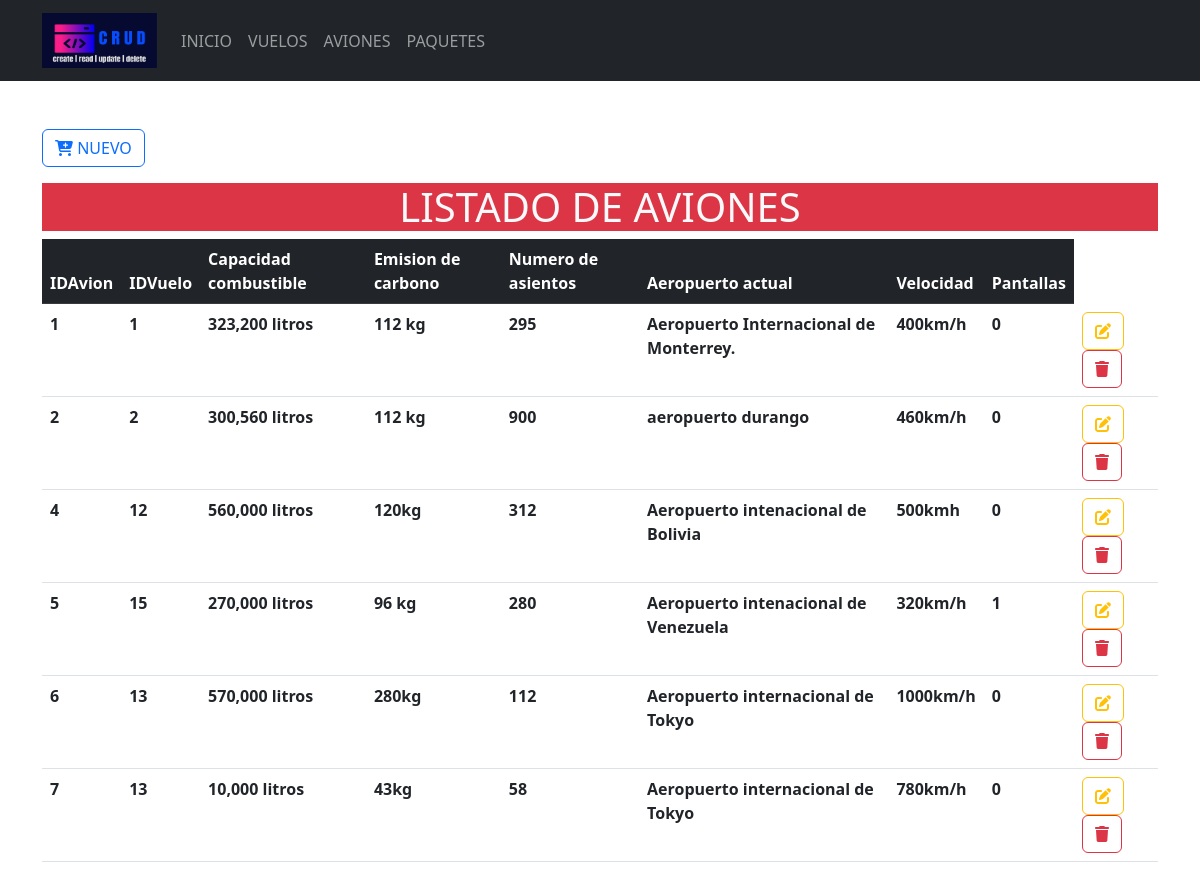
/Formularios/categorias/index.php, run on the app's committed database.
### tables this page shows
CREATE TABLE `tbl_avion` (
  `idAvion` int(50) NOT NULL,
  `idVuelo` int(50) NOT NULL,
  `CapacidadCombus` varchar(50) NOT NULL,
  `emisionCarbono` varchar(50) NOT NULL,
  `nAsientos` int(50) NOT NULL,
  `AeropuertoActual` varchar(100) NOT NULL,
  `Velocidad` varchar(50) NOT NULL,
  `Pantallas` int(3) NOT NULL
);

### Formularios/categorias/index.php (the view, shortened to what this page needs)
<?php
include_once("../../config/conexion.php")
?>
<!doctype html>
<html lang="es">
<head>
    <link rel="stylesheet" href="<?php echo base_url; ?>css/bootstrap.min.css">
<body>
    <header>
        <nav class="navbar navbar-expand-lg bg-dark" data-bs-theme="dark">
            <div class="container">
                <a class="navbar-brand" href="<?php echo base_url; ?>">
                    <img src="<?php echo base_url; ?>img/logo.png" alt="logo" height="55" width="115">
                </a>
                <div class="collapse navbar-collapse" id="mi-menu">
                    <ul class="navbar-nav">
                        <li class="nav-item">
                            <a class="nav-link" href="<?php echo base_url; ?>">INICIO</a>
                        </li>
                        <li class="nav-item">
                            <a class="nav-link" href="<?php echo base_url; ?>Formularios/productos/index.php">VUELOS</a>
                        </li>
                        <li class="nav-item">
                            <a class="nav-link" href="<?php echo base_url; ?>Formularios/categorias/index.php">AVIONES</a>
                        </li>
                        <li class="nav-item">
                            <a class="nav-link" href="<?php echo base_url; ?>Formularios/marcas/index.php">PAQUETES</a>
                        </li>
                    </ul>
                </div>
            </div>
        </nav>
    </header>
    <div class="container-lg mt-5">
        <a href="crear.php" type="button" class="btn btn-outline-primary mb-3">
            <i class="fa-solid fa-cart-plus fa-beat"></i>
            NUEVO
        </a>
        <h1 class="text-center bg-danger text-light ">LISTADO DE AVIONES</h1>
        <div class="table-responsive-sm">
            <table class="table table-hover">
                <thead class="table-dark">
                    <tr>
                        <th scope="col">IDAvion</th>
                        <th scope="col">IDVuelo</th>
                        <th scope="col">Capacidad combustible</th>
                        <th scope="col">Emision de carbono</th>
                        <th scope="col">Numero de asientos</th>
                        <th scope="col">Aeropuerto actual</th>
                        <th scope="col">Velocidad</th>
                        <th scope="col">Pantallas</th>
                    </tr>
                </thead>
                <tbody>
                    <?php
                    $sql = $conexion->query("SELECT * FROM tbl_avion");
                    while ($resultado = $sql->fetch_assoc()) {
                    ?>
                        <tr>
                            <th scope="row"><?php echo $resultado['idAvion'] ?></th>
                            <th scope="row"><?php echo $resultado['idVuelo'] ?></th>
                            <th scope="row"><?php echo $resultado['CapacidadCombus'] ?></th>
                            <th scope="row"><?php echo $resultado['emisionCarbono'] ?></th>
                            <th scope="row"><?php echo $resultado['nAsientos'] ?></th>
                            <th scope="row"><?php echo $resultado['AeropuertoActual'] ?></th>
                            <th scope="row"><?php echo $resultado['Velocidad'] ?></th>
                            <th scope="row"><?php echo $resultado['Pantallas'] ?></th>
                            <th scope="row">
                                <a href="<?php echo base_url; ?>Formularios/categorias/actualizar.php?Id=<?php echo $resultado['idAvion'] ?>" class="btn btn-outline-warning">
                                    <i class="fa-solid fa-pen-to-square fa-beat"></i>
                                </a>
                                <a href="<?php echo base_url; ?>CRUDC/eliminarDatos.php?Id=<?php echo $resultado['idAvion'] ?>" class="btn btn-outline-danger">
                                    <i class="fa-solid fa-trash fa-beat"></i>
                                </a>
                            </th>
                        </tr>
                    <?php
                    }
                    ?>
                </tbody>
            </table>
        </div>
    </div>
</body>
</html>

### data on the page
tbl_avion: idAvion "1", idVuelo "1", CapacidadCombus "323,200 litros", emisionCarbono "112 kg", nAsientos "295", AeropuertoActual "Aeropuerto Internacional de Monterrey.", Velocidad "400km/h", Pantallas "0"
tbl_avion: idAvion "2", idVuelo "2", CapacidadCombus "300,560 litros", emisionCarbono "112 kg", nAsientos "900", AeropuertoActual "aeropuerto durango", Velocidad "460km/h", Pantallas "0"
tbl_avion: idAvion "4", idVuelo "12", CapacidadCombus "560,000 litros", emisionCarbono "120kg", nAsientos "312", AeropuertoActual "Aeropuerto intenacional de Bolivia", Velocidad "500kmh", Pantallas "0"
tbl_avion: idAvion "5", idVuelo "15", CapacidadCombus "270,000 litros", emisionCarbono "96 kg", nAsientos "280", AeropuertoActual "Aeropuerto intenacional de Venezuela", Velocidad "320km/h", Pantallas "1"
tbl_avion: idAvion "6", idVuelo "13", CapacidadCombus "570,000 litros", emisionCarbono "280kg", nAsientos "112", AeropuertoActual "Aeropuerto internacional de Tokyo", Velocidad "1000km/h", Pantallas "0"
tbl_avion: idAvion "7", idVuelo "13", CapacidadCombus "10,000 litros", emisionCarbono "43kg", nAsientos "58", AeropuertoActual "Aeropuerto internacional de Tokyo", Velocidad "780km/h", Pantallas "0"
